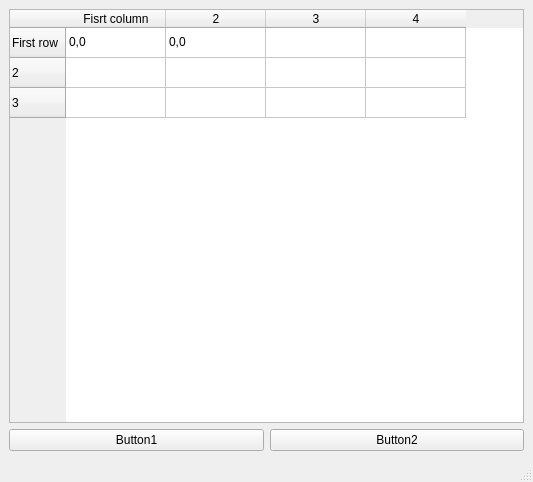
<?xml version="1.0" encoding="UTF-8"?>
<ui version="4.0">
 <class>MainWindow</class>
 <widget class="QMainWindow" name="MainWindow">
  <property name="geometry">
   <rect>
    <x>0</x>
    <y>0</y>
    <width>533</width>
    <height>482</height>
   </rect>
  </property>
  <property name="windowTitle">
   <string>MainWindow</string>
  </property>
  <widget class="QWidget" name="centralwidget">
   <layout class="QVBoxLayout" name="verticalLayout">
    <item>
     <widget class="QTableWidget" name="tableWidget">
      <property name="rowCount">
       <number>3</number>
      </property>
      <property name="columnCount">
       <number>4</number>
      </property>
      <row>
       <property name="text">
        <string>First row</string>
       </property>
      </row>
      <row/>
      <row/>
      <column>
       <property name="text">
        <string>Fisrt column</string>
       </property>
      </column>
      <column/>
      <column/>
      <column/>
      <item row="0" column="0">
       <property name="text">
        <string>0,0</string>
       </property>
      </item>
      <item row="0" column="1">
       <property name="text">
        <string>0,0</string>
       </property>
      </item>
     </widget>
    </item>
    <item>
     <layout class="QHBoxLayout" name="horizontalLayout"/>
    </item>
    <item>
     <layout class="QHBoxLayout" name="horizontalLayout_2">
      <item>
       <widget class="QPushButton" name="pushButton_2">
        <property name="text">
         <string>Button1</string>
        </property>
       </widget>
      </item>
      <item>
       <widget class="QPushButton" name="pushButton">
        <property name="text">
         <string>Button2</string>
        </property>
       </widget>
      </item>
     </layout>
    </item>
   </layout>
  </widget>
  <widget class="QMenuBar" name="menubar">
   <property name="geometry">
    <rect>
     <x>0</x>
     <y>0</y>
     <width>533</width>
     <height>22</height>
    </rect>
   </property>
  </widget>
  <widget class="QStatusBar" name="statusbar"/>
 </widget>
 <resources/>
 <connections/>
</ui>
